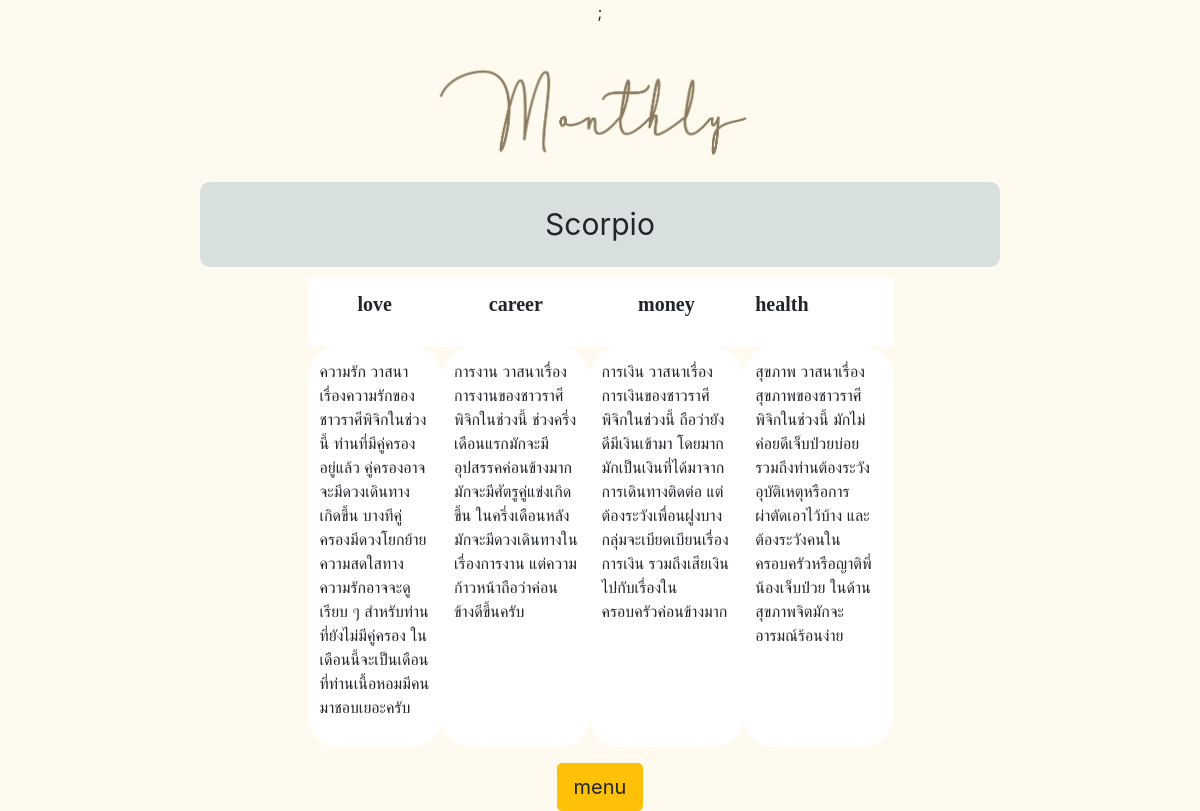
Page /monthly.php (signed in) on the committed database.
### tables this page shows
CREATE TABLE `users` (
  `loginID` varchar(11) NOT NULL,
  `password` varchar(20) NOT NULL,
  `email` varchar(30) NOT NULL,
  `username` varchar(10) NOT NULL,
  `dayBirth` int(2) DEFAULT NULL,
  `dayInWeek` varchar(10) DEFAULT NULL,
  `month` varchar(10) DEFAULT NULL,
  `year` int(4) DEFAULT NULL,
  `zodiac` varchar(15) DEFAULT NULL,
  `yearZodiac` varchar(10) DEFAULT NULL
);

CREATE TABLE `month` (
  `mZodiac` varchar(15) NOT NULL,
  `mMonth` varchar(10) NOT NULL,
  `careerDesC` varchar(500) NOT NULL,
  `moneyDesC` varchar(500) NOT NULL,
  `health` varchar(500) DEFAULT NULL,
  `love` varchar(500) DEFAULT NULL
);

### monthly.php (the view, shortened to what this page needs)
<?php
  require('connect.php');
    $query = "SELECT zodiac FROM users WHERE loginID = '{$_SESSION['loginID']}'";
    $result1 =mysqli_query($conn,$query);
    $row1 = mysqli_fetch_assoc($result1);
    $zodiac = $row1['zodiac'];
    $nowmonth = date('m');
    if($nowmonth==1)
      $nowmonth="January";
    else if($nowmonth==2)
      $nowmonth="February";
    else if($nowmonth==3)
      $nowmonth="March";
    else if($nowmonth==4)
      $nowmonth="April";
    else if($nowmonth==5)
      $nowmonth="May";
    $insert = "INSERT INTO monthpredict(mpLoginID,mpZodiac,mpMonth,date) VALUE('{$_SESSION['loginID']}','$zodiac','$nowmonth',now())";
    mysqli_query($conn, $insert);
?>
<!DOCTYPE html>
<html>
<head>
        <link rel="stylesheet" href="https://stackpath.bootstrapcdn.com/bootstrap/4.4.1/css/bootstrap.min.css">
</head>
<body>
<div align ="center">;
<br><br>
<img src="image/Monthly_head.jpg" width=30% height="30%">
<?php
    echo "<div class="."head".">".$zodiac."</div>";
                        ?>
<div class="row">
<div class="col-sm-3"></div>
<div class="col-sm-6">
<table class="table table-borderless">
    <?php
    $query = "SELECT careerDesC, moneyDesC, love ,health FROM month WHERE mZodiac ='$zodiac' AND mMonth = '$nowmonth'";
    $result2 = mysqli_query($conn,$query);
    echo "<tr>";
    echo  "<th><p style=text-align:center><b>love</b></p>". "<th><p style=text-align:center><b>career</b><p>".
          "<th><p style=text-align:center><b>money</b><p>". "<th><p s tyle=text-align:center><b>health</b><p>";
    echo "</tr>";
    if($result2){
        while($row2 = $result2->fetch_assoc()){
          echo "<tr>";
          echo  "<td>".$row2['love']."</td>".
                "<td>".$row2['careerDesC']."</td>".
                "<td>".$row2['moneyDesC']."</td>".
                "<td>".$row2['health']."</td>";
          echo "</tr>";
        }
    }
?>
</table>
</div>
<div class="col-sm-3"></div>
</div>
<center><a onClick ="window.location='index.php'"><button type="button" class="btn btn-lg btn-warning">menu</button></center>
  </div>
</body>
</html>

### monthly.php (style rules this page uses)
body { background-color: #fffaf0; margin: 0; }
p { font-size:20px; font-family: 'THAMMASAT'; }
div.head { background-color: #d7dfdf; width: 800px; padding: 20px; margin: 10px; border-radius: 10px; font-size:30px; }
td { background-color: #ffffff; width: 800px; height: 400px; border-spacing: 10px; padding: 10px; border-radius: 30px; border: 50px solid #fffaf0; }
th { background-color: #ffffff; padding: 5px; border: 50px solid #fffaf0; }

### rows in the picture
users: zodiac "Scorpio"
month: love "ความรัก วาสนาเรื่องความรักของชาวราศีพิจิกในช่วงนี้ ท่านที่มีคู่ครองอยู่แล้ว คู่ครองอาจจะมีดวงเดินทางเกิดขึ้น บางทีคู่ครองมีดวงโยกย้าย ความสดใสทางความรักอาจจะดูเรียบ ๆ สำหรับท่านที่ยังไม่มีคู่ครอง ในเดือนนี้จะเป็นเดือนที่ท่านเนื้อหอมมีคนมาชอบเยอะครับ", careerDesC "การงาน วาสนาเรื่องการงานของชาวราศีพิจิกในช่วงนี้ ช่วงครึ่งเดือนแรกมักจะมีอุปสรรคค่อนข้างมาก มักจะมีศัตรูคู่แข่งเกิดขึ้น ในครึ่งเดือนหลังมักจะมีดวงเดินทางในเรื่องการงาน แต่ความก้าวหน้าถือว่าค่อนข้างดีขึ้นครับ", moneyDesC "การเงิน วาสนาเรื่องการเงินของชาวราศีพิจิกในช่วงนี้ ถือว่ายังดีมีเงินเข้ามา โดยมากมักเป็นเงินที่ได้มาจากการเดินทางติดต่อ แต่ต้องระวังเพื่อนฝูงบางกลุ่มจะเบียดเบียนเรื่องการเงิน รวมถึงเสียเงินไปกับเรื่องในครอบครัวค่อนข้างมาก", health "สุขภาพ วาสนาเรื่องสุขภาพของชาวราศีพิจิกในช่วงนี้ มักไม่ค่อยดีเจ็บป่วยบ่อย รวมถึงท่านต้องระวังอุบัติเหตุหรือการผ่าตัดเอาไว้บ้าง และต้องระวังคนในครอบครัวหรือญาติพี่น้องเจ็บป่วย ในด้านสุขภาพจิตมักจะอารมณ์ร้อนง่าย"
